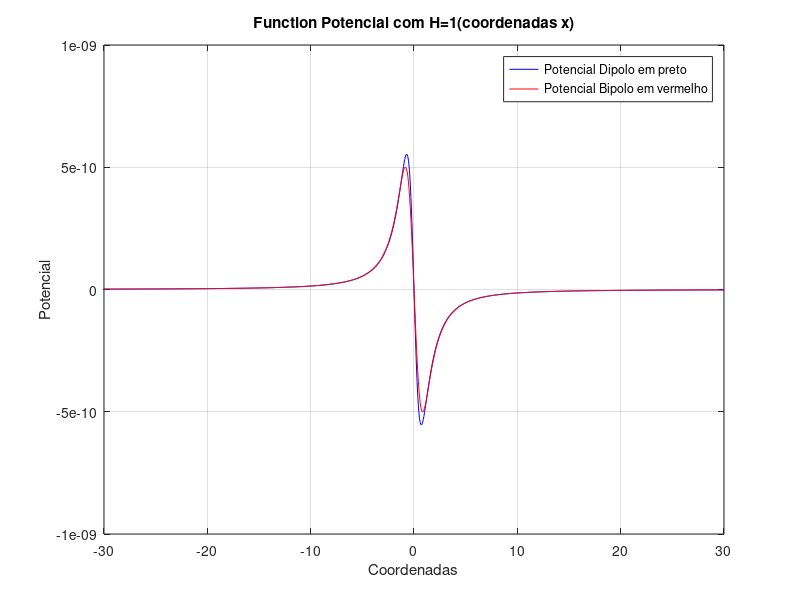

Recreate this plot in MATLAB.

data = load ('q_6_plot_h_1.dat')
x = data(:,1);
Ud = data(:,2);
Ub = data(:,3);
%

plot(x,Ud,'b');
hold on
plot(x,Ub,'r');

grid

xlabel('Coordenadas');
ylabel('Potencial');
title('Function Potencial com H=1(coordenadas x)');
legend('Potencial Dipolo em preto', 'Potencial Bipolo em vermelho')

